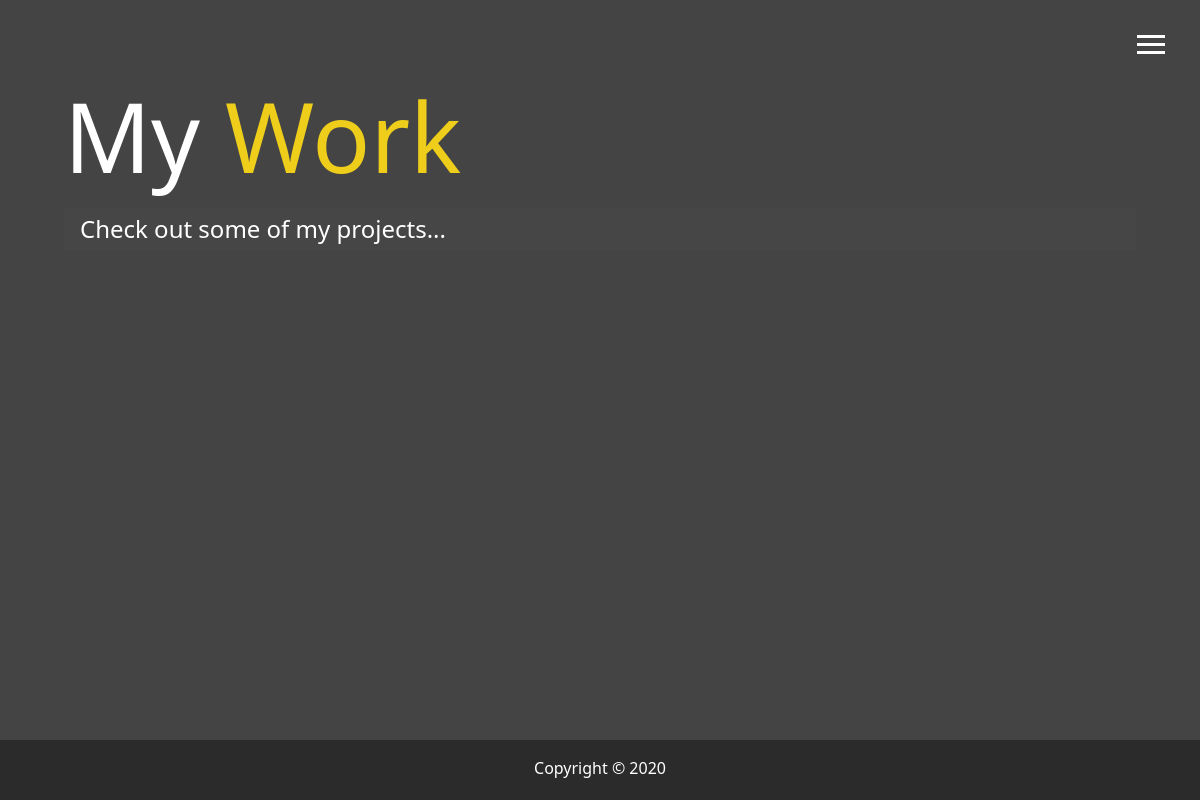
The page /work on the database as committed earlier.
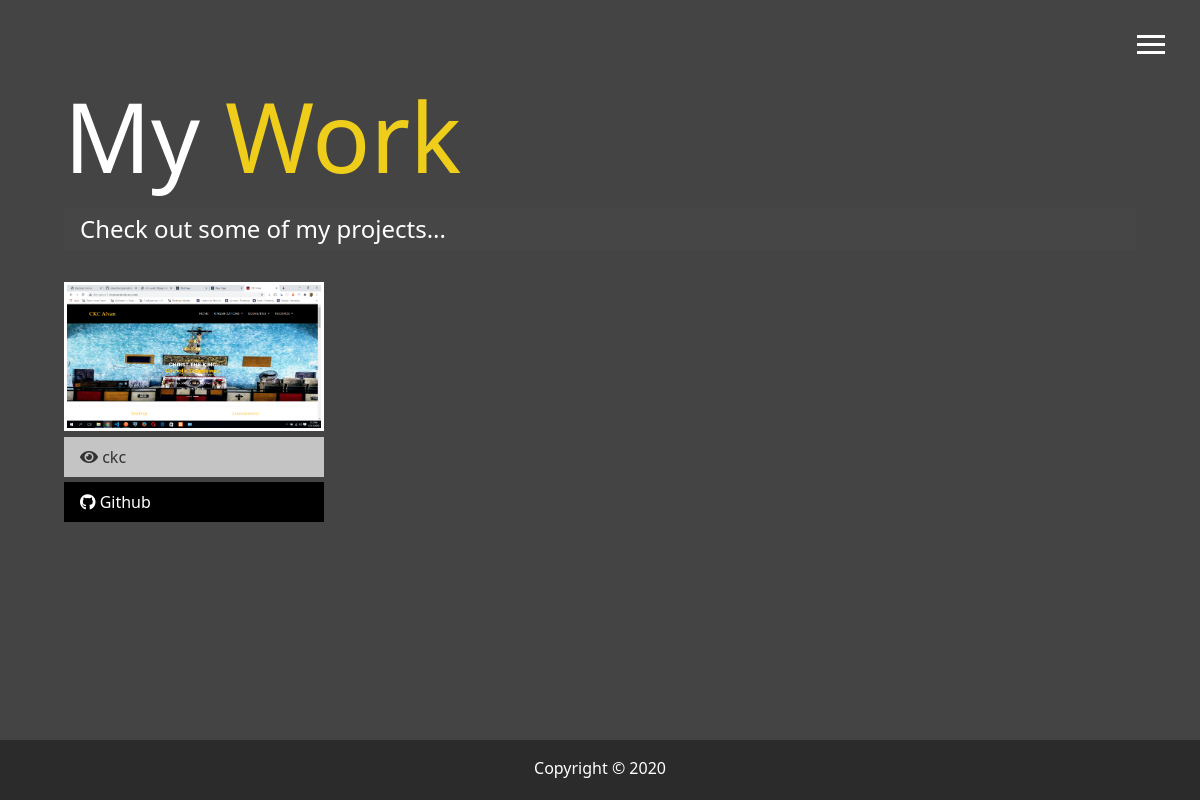
The same page on the database as committed later.
### app/models.py (models this page shows, shortened)
class Work(models.Model):
    picture = models.ImageField()
    name_of_project = models.CharField(max_length=100)
    link = models.URLField()

### app/views.py (the view)
# urls.py: path('work', work, name='work'),
def work(request):
    queryset = Work.objects.all()
    context = {
        'queryset' :queryset
    }
    return render(request, 'dist/work.html', context)

### app/templates/dist/work.html (shortened to what this page needs)
{% load static %}
<!DOCTYPE html>
<html lang="en">
<head>
  <link rel="stylesheet" href="https://use.fontawesome.com/releases/v5.2.0/css/all.css"
>
    <link rel="stylesheet" href="{% static 'dist/css/main.css' %}">
</head>
<body>
  <header>
    <div class="menu-btn">
      <div class="btn-line"></div>
      <div class="btn-line"></div>
      <div class="btn-line"></div>
    </div>
  </header>
  <main id="work">
    <h1 class="lg-heading">
      My
      <span class="text-secondary">Work</span>
    </h1>
    <h2 class="sm-heading">
      Check out some of my projects...
    </h2>
    <div class="projects">
      {% for data in queryset %}
      <div class="item">
        <a href="#!">
          <img src="{{data.picture.url}}" alt="Project">
        </a>
        <a href="#" class="btn-light">
          <i class="fas fa-eye"></i> {{data.name_of_project}}
        </a>
        <a href="{{data.link}}" class="btn-dark">
          <i class="fab fa-github"></i> Github
        </a>
      </div>
      {% endfor %}
    </div>
  </main>
  <footer id="main-footer">
    Copyright &copy; 2020
  </footer>
</body>
</html>

Rows that differ between the two databases and show on the page:
added Work: picture (picture), name_of_project "ckc"
